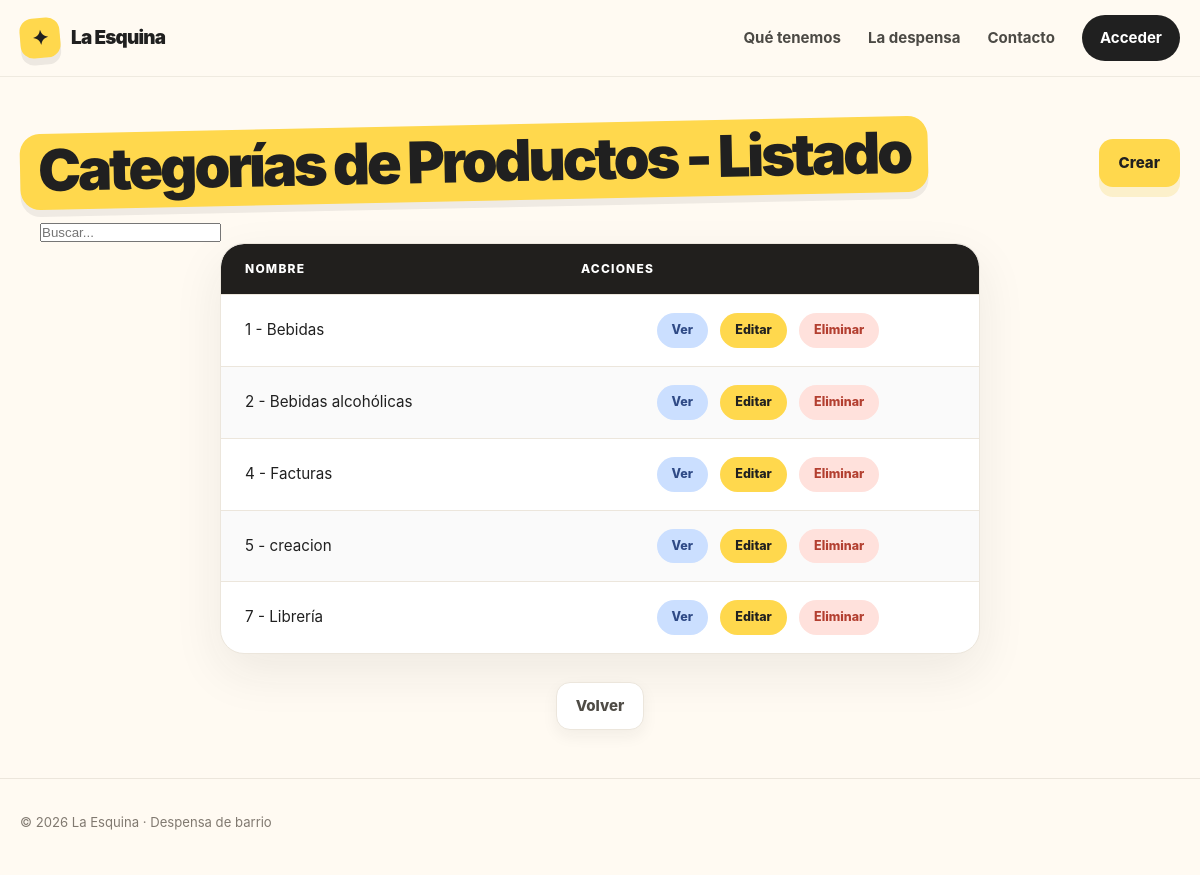
/ventas/categoria/list/, run on an earlier commit of the app's database.
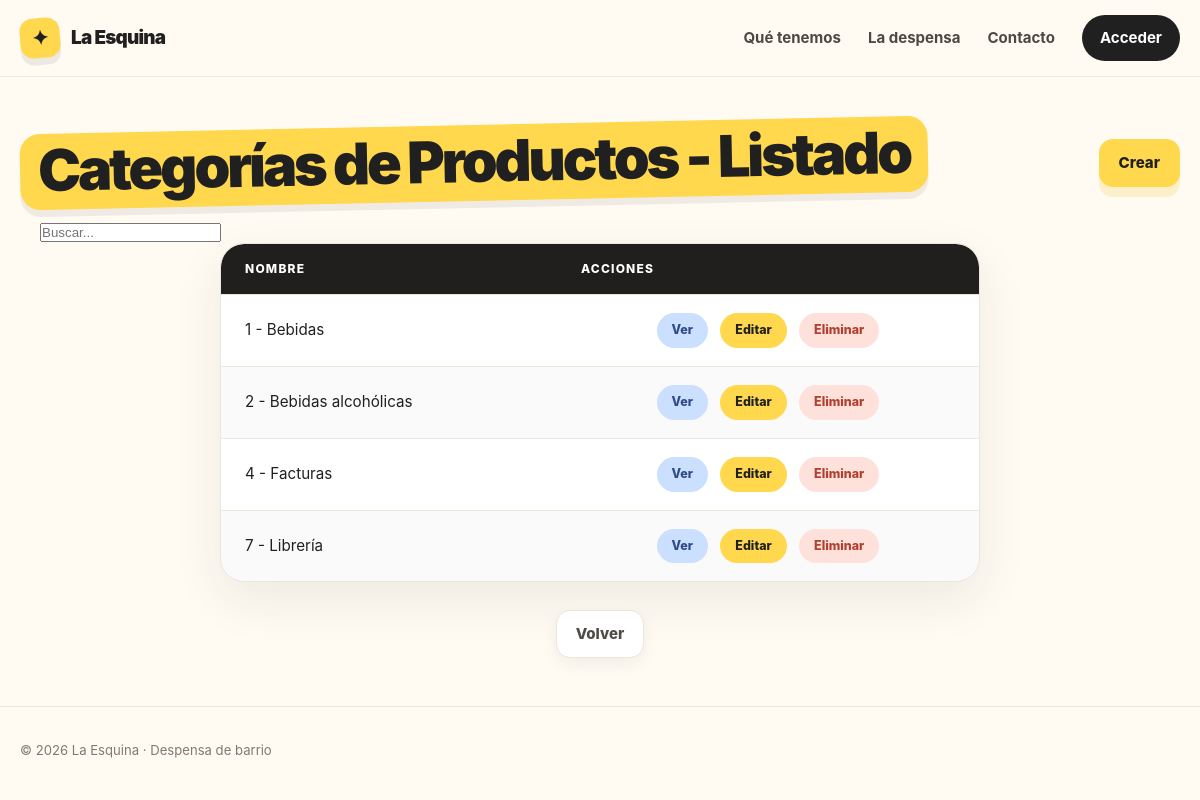
And on a later commit of the database.
### ventas/models/categoria.py (models this page shows, shortened)
class Categoria(models.Model):
    nombre = models.CharField(unique=True)
    descripcion = models.TextField(blank=True)
    class Meta:
        verbose_name = "Categoría de Producto"
        verbose_name_plural = "Categorías de Productos"

### ventas/views/categoria.py (the view)
# urls.py: path("categoria/list/", categoria_list, name="categoria_list"),
def categoria_list(request: HttpRequest) -> HttpResponse:
    busqueda = request.GET.get("busqueda", None)
    if busqueda:
        categorias = Categoria.objects.filter(nombre__icontains=busqueda)
    else:
        categorias = Categoria.objects.all()
    return render(request, "ventas/categoria_list.html", {"categorias": categorias})

### ventas/templates/ventas/categoria_list.html
{% extends "core/base.html" %}
{% load static %}
{% block styles %}
    <link rel="stylesheet" href="{% static 'core/css/table.css' %}" />
{% endblock styles %}
{% block content %}
    <div class="container section">
        <div class="page-head">
            <h1 class="page-title">Categorías de Productos - Listado</h1>
            <a class="button button-primary"
               href="{% url 'ventas:categoria_create' %}">Crear</a>
        </div>
        <div class="container">
            <form class="form" method="get">
                <input type="text" name="busqueda" placeholder="Buscar..." />
            </form>
        </div>
        <table class="data-table">
            <thead>
                <tr>
                    <th>Nombre</th>
                    <th>Acciones</th>
                </tr>
            </thead>
            <tbody>
                {% for categoria in categorias %}
                    <tr>
                        <td>{{ categoria.pk }} - {{ categoria.nombre }}</td>
                        <td class="table-actions">
                            <a class="table-action table-action--view"
                               href="{% url 'ventas:categoria_detail' categoria.pk %}">Ver</a>
                            <a class="table-action table-action--edit"
                               href="{% url 'ventas:categoria_update' categoria.pk %}">Editar</a>
                            <a class="table-action table-action--danger"
                               href="{% url 'ventas:categoria_delete' categoria.pk %}">Eliminar</a>
                        </td>
                    </tr>
                {% empty %}
                    <tr>
                        <td class="table-empty" colspan="2">No hay categorías disponibles.</td>
                    </tr>
                {% endfor %}
            </tbody>
        </table>
        <div class="page-actions">
            <a class="button button-secondary" href="{% url 'ventas:home' %}">Volver</a>
        </div>
    </div>
{% endblock content %}

What changed in the data, as far as the page shows it:
removed Categoria: pk "5", nombre "creacion"
